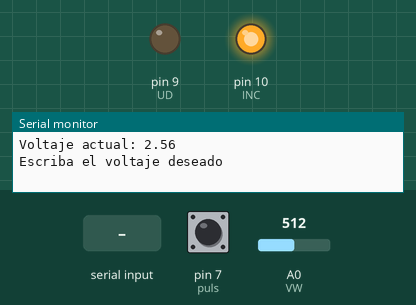
This sketch was run on a simulated Arduino Uno, built with avr-gcc and run on an emulated ATmega328P. Parts: output pins drawn as LEDs (lit = HIGH), the last lines printed to the serial monitor. Dashed ring = blinking. The inputs (shaded band) are chosen by the test bench; at power-on: pin 7 (puls) HIGH, A0 (VW) = 512. Pins used as bus, display or sensor lines are not drawn.

Above: at 1.2 s.
1.3 s: pin 7 (puls) pulled LOW for 0.15 s
At 4.2 s:
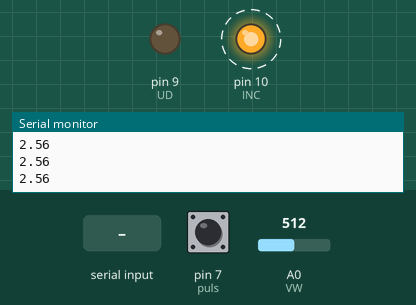
4.3 s: A0 (VW) set to 0
At 5.0 s:
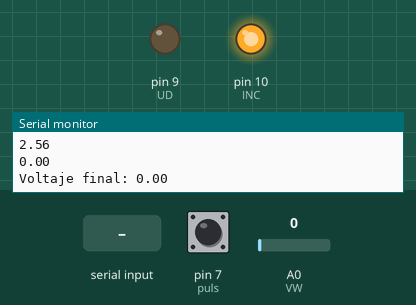
5.8 s: "90,45\n" received over Serial
7.3 s: pin 7 (puls) pulled LOW for 1 s
At 7.67 s:
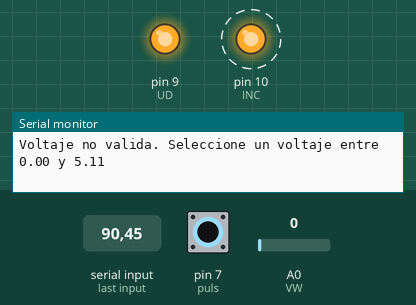
Timing chart, 0 to 11.3 s (numbered marks = the images above; inputs shaded):
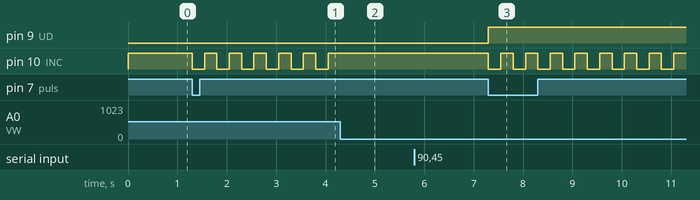

The sketch:

GP2.ino
```cpp
#define CS 8
#define INC 10
#define UD 9
#define puls 7
#define VW A0

float voltSelec = 0;
float voltAct = 0;
int lectura;
float tension;
float tolerancia = 0.03;

void setup(){
Serial.begin(115200);
pinMode(CS, OUTPUT);
pinMode(UD, OUTPUT);
pinMode(INC, OUTPUT);
pinMode(puls, INPUT_PULLUP);

digitalWrite(INC, HIGH);
digitalWrite(CS, HIGH);

lectura = analogRead(VW);
voltAct = lectura * 5.11 / 1023;

if(voltAct < 0.00){
voltAct = 0.00;
}

if(voltAct > 5.11){
voltAct = 5.11;
}

Serial.print("Voltaje actual: ");
Serial.println(voltAct);

Serial.println("Escriba el voltaje deseado");
}
void loop() {
if(Serial.available() > 0){
voltSelec = Serial.parseFloat();
while(Serial.available() > 0){
Serial.read();
}
if(voltSelec >= 0.00 and voltSelec <= 5.11){
Serial.print("Voltaje seleccionado: ");
Serial.println(voltSelec);
Serial.println("Presione el boton para comenzar");
}
else{
Serial.println("Voltaje no valida. Seleccione un voltaje entre 0.00 y 5.11");
}
}
if (digitalRead(puls) == LOW) {
digitalWrite(CS, LOW);
if (voltSelec > voltAct) {
digitalWrite(UD, HIGH);
while (voltSelec > voltAct) {
digitalWrite(INC, LOW);
delay(250);
digitalWrite(INC, HIGH);
delay(250);
lectura = analogRead(VW);
voltAct = lectura * 5.11 / 1023;
Serial.println(voltAct);
}
}
if(voltSelec < voltAct){
digitalWrite(UD, LOW);
while(voltSelec < voltAct){
digitalWrite(INC, LOW);
delay(250);
digitalWrite(INC, HIGH);
delay(250);
lectura = analogRead(VW);
voltAct = lectura * 5.11 / 1023;
Serial.println(voltAct);
}
}
lectura = analogRead(VW);
voltAct = lectura * 5.11 / 1023;
if(voltAct < 0.00){
voltAct = 0.00;
}
if(voltAct > 5.11){
voltAct = 5.11;
}
Serial.print("Voltaje final: ");
Serial.println(voltAct);

digitalWrite(INC, HIGH);
delay(100);
digitalWrite(CS, HIGH);
delay(500);
}
}
//v2
```

Measured:
- after the input at 1.3 s, pin 10 (INC): alternates HIGH for 0.25 s and LOW for 0.25 s, starting at once
- after the input at 4.3 s, pin 10 (INC): stops changing and stays HIGH
- after the input at 7.3 s, pin 9 (UD): LOW → HIGH at once; pin 10 (INC): alternates HIGH for 0.25 s and LOW for 0.25 s, starting at once
